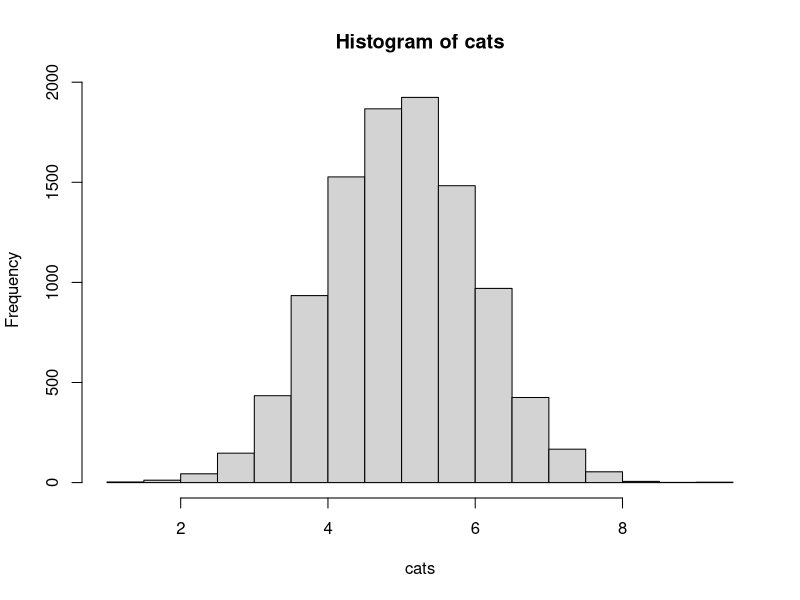
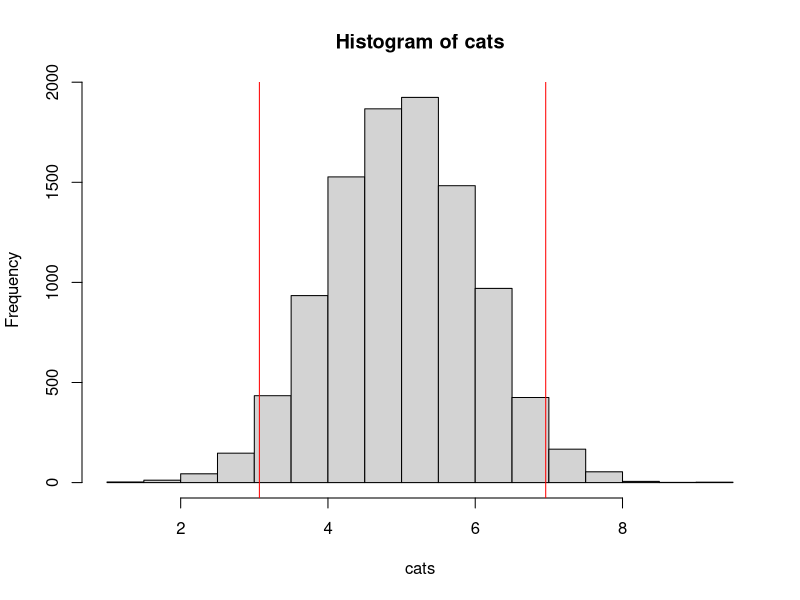

Source code (R) for these figures, in order: (Note: this script raises an error after producing the figures.)
## ---- chunk 1
cats.mean <-5
cats.sd <-1
cats <-rnorm(10000,cats.mean,cats.sd)
summ.cats <-summary(cats)
summ.cats
hist(cats)
## ---- chunk 2
q.cats <-quantile(cats,c(0,.25,.50,.75,1))
q.cats
## ---- chunk 3
q2.cats <-quantile(cats,c(.025,.975))
q2.cats
## ---- chunk 4
hist(cats)
abline(v=q2.cats,col="red")
## ---- chunk 5
colhist(cats)
## ---- chunk 6
sq <-seq(1,9,.01)
cat.dens <-dnorm(sq,cats.mean,cats.sd)
plot(sq,cat.dens,type="l",xlab="Weight (kg)",ylab="Frequency",main="Distribution of Male Cat Weight")
## ---- chunk 7
cats.5 <-pnorm(4,cats.mean,cats.sd)
cats.5
## ---- chunk 8
plot(sq,pnorm(sq,cats.mean,cats.sd),type="l",xlab="Weight (kg)",ylab="Fraction Below",main="Cumulative Distribution Function")
## ---- chunk 9
cats.qn <-qnorm(c(.025,.975),cats.mean,cats.sd)
cats.qn
## ---- chunk 10
p <-.3
alleles <-rbinom(1000,1,p)
table(alleles)
## ---- chunk 11
genotypes <-rbinom(1000,2,p)
geno.dist <-table(genotypes)
geno.dist
## ---- chunk 12
genos.exp <-c((1-p)^2,2*p*(1-p),p^2)*1000
genos.exp
## ---- chunk 13
ch.test <-chixw(geno.dist,genos.exp,1)
ch.test
## ---- chunk 14
p <-.05
df <-1
crit <-qchisq(1-p,df)
crit
## ---- chunk 15
p <-c(.05,.01)
crit <-qchisq(1-p,df)
crit
## ---- chunk 16
dfs <-c(1:10)
chi.tab <-sapply(dfs,function(x) qchisq(1-p,x))
chi.df <-data.frame(Crit.05=chi.tab[1,],Crit.01=chi.tab[2,])
round(chi.df,3)
## ---- chunk 17
num.un <-runif(1000,0,1)
summary(num.un)
hist(num.un)
## ---- chunk 18
set.seed(123)
